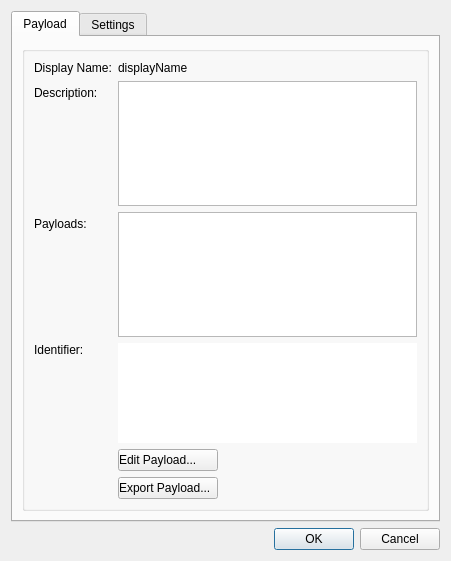
<?xml version="1.0" encoding="UTF-8"?>
<ui version="4.0">
 <class>ProfileAttributesEditor</class>
 <widget class="QDialog" name="ProfileAttributesEditor">
  <property name="geometry">
   <rect>
    <x>0</x>
    <y>0</y>
    <width>451</width>
    <height>561</height>
   </rect>
  </property>
  <property name="sizePolicy">
   <sizepolicy hsizetype="Preferred" vsizetype="Preferred">
    <horstretch>0</horstretch>
    <verstretch>0</verstretch>
   </sizepolicy>
  </property>
  <property name="windowTitle">
   <string>Profile Attributes</string>
  </property>
  <layout class="QVBoxLayout" name="verticalLayout_5">
   <item>
    <widget class="QTabWidget" name="tabWidget">
     <property name="currentIndex">
      <number>0</number>
     </property>
     <widget class="QWidget" name="payloadTab">
      <attribute name="title">
       <string>Payload</string>
      </attribute>
      <layout class="QVBoxLayout" name="verticalLayout_4">
       <item>
        <widget class="QGroupBox" name="groupBox">
         <layout class="QFormLayout" name="formLayout">
          <item row="0" column="0">
           <widget class="QLabel" name="label">
            <property name="text">
             <string>Display Name:</string>
            </property>
           </widget>
          </item>
          <item row="0" column="1">
           <widget class="QLabel" name="displayName">
            <property name="text">
             <string>displayName</string>
            </property>
           </widget>
          </item>
          <item row="1" column="0">
           <widget class="QLabel" name="label_3">
            <property name="text">
             <string>Description:</string>
            </property>
           </widget>
          </item>
          <item row="1" column="1">
           <widget class="QTextBrowser" name="description">
            <property name="sizePolicy">
             <sizepolicy hsizetype="Expanding" vsizetype="MinimumExpanding">
              <horstretch>0</horstretch>
              <verstretch>0</verstretch>
             </sizepolicy>
            </property>
            <property name="minimumSize">
             <size>
              <width>250</width>
              <height>75</height>
             </size>
            </property>
            <property name="acceptRichText">
             <bool>false</bool>
            </property>
           </widget>
          </item>
          <item row="2" column="0">
           <widget class="QLabel" name="label_5">
            <property name="text">
             <string>Payloads:</string>
            </property>
           </widget>
          </item>
          <item row="2" column="1">
           <widget class="QListWidget" name="iconList">
            <property name="sizePolicy">
             <sizepolicy hsizetype="Preferred" vsizetype="MinimumExpanding">
              <horstretch>0</horstretch>
              <verstretch>0</verstretch>
             </sizepolicy>
            </property>
            <property name="minimumSize">
             <size>
              <width>0</width>
              <height>75</height>
             </size>
            </property>
            <property name="frameShape">
             <enum>QFrame::StyledPanel</enum>
            </property>
            <property name="frameShadow">
             <enum>QFrame::Plain</enum>
            </property>
            <property name="editTriggers">
             <set>QAbstractItemView::NoEditTriggers</set>
            </property>
            <property name="alternatingRowColors">
             <bool>false</bool>
            </property>
            <property name="selectionMode">
             <enum>QAbstractItemView::SingleSelection</enum>
            </property>
            <property name="iconSize">
             <size>
              <width>32</width>
              <height>32</height>
             </size>
            </property>
            <property name="uniformItemSizes">
             <bool>false</bool>
            </property>
           </widget>
          </item>
          <item row="3" column="0">
           <widget class="QLabel" name="label_4">
            <property name="text">
             <string>Identifier:</string>
            </property>
            <property name="alignment">
             <set>Qt::AlignLeading|Qt::AlignLeft|Qt::AlignTop</set>
            </property>
           </widget>
          </item>
          <item row="3" column="1">
           <widget class="QTextBrowser" name="identifier">
            <property name="sizePolicy">
             <sizepolicy hsizetype="Expanding" vsizetype="Maximum">
              <horstretch>0</horstretch>
              <verstretch>0</verstretch>
             </sizepolicy>
            </property>
            <property name="minimumSize">
             <size>
              <width>0</width>
              <height>100</height>
             </size>
            </property>
            <property name="maximumSize">
             <size>
              <width>16777215</width>
              <height>100</height>
             </size>
            </property>
            <property name="autoFillBackground">
             <bool>true</bool>
            </property>
            <property name="frameShape">
             <enum>QFrame::NoFrame</enum>
            </property>
            <property name="frameShadow">
             <enum>QFrame::Plain</enum>
            </property>
            <property name="lineWidth">
             <number>0</number>
            </property>
            <property name="verticalScrollBarPolicy">
             <enum>Qt::ScrollBarAlwaysOff</enum>
            </property>
            <property name="horizontalScrollBarPolicy">
             <enum>Qt::ScrollBarAlwaysOff</enum>
            </property>
           </widget>
          </item>
          <item row="4" column="1">
           <layout class="QHBoxLayout" name="horizontalLayout">
            <item>
             <layout class="QVBoxLayout" name="verticalLayout">
              <item>
               <widget class="QPushButton" name="editPayload">
                <property name="styleSheet">
                 <string notr="true">text-align: left;</string>
                </property>
                <property name="text">
                 <string>Edit Payload...</string>
                </property>
               </widget>
              </item>
              <item>
               <widget class="QPushButton" name="exportPayload">
                <property name="styleSheet">
                 <string notr="true">text-align: left;</string>
                </property>
                <property name="text">
                 <string>Export Payload...</string>
                </property>
               </widget>
              </item>
             </layout>
            </item>
            <item>
             <spacer name="horizontalSpacer">
              <property name="orientation">
               <enum>Qt::Horizontal</enum>
              </property>
              <property name="sizeHint" stdset="0">
               <size>
                <width>208</width>
                <height>20</height>
               </size>
              </property>
             </spacer>
            </item>
           </layout>
          </item>
         </layout>
        </widget>
       </item>
      </layout>
     </widget>
     <widget class="QWidget" name="settingsTab">
      <attribute name="title">
       <string>Settings</string>
      </attribute>
      <layout class="QGridLayout" name="gridLayout">
       <item row="0" column="2">
        <widget class="QGroupBox" name="installationBox">
         <property name="title">
          <string>Installation</string>
         </property>
         <layout class="QVBoxLayout" name="verticalLayout_3">
          <item>
           <widget class="QCheckBox" name="users">
            <property name="toolTip">
             <string>Install this profile to all users</string>
            </property>
            <property name="text">
             <string>Users</string>
            </property>
           </widget>
          </item>
          <item>
           <widget class="QCheckBox" name="system">
            <property name="toolTip">
             <string>Install the profile to all users on the device.  This may require users to log in for the settings to be present.</string>
            </property>
            <property name="text">
             <string>System</string>
            </property>
           </widget>
          </item>
         </layout>
        </widget>
       </item>
       <item row="0" column="1">
        <widget class="QGroupBox" name="groupBox1">
         <property name="title">
          <string>Platform</string>
         </property>
         <layout class="QVBoxLayout" name="verticalLayout_2">
          <item>
           <widget class="QCheckBox" name="ios">
            <property name="toolTip">
             <string>Allow this profile to be installed on iOS devices</string>
            </property>
            <property name="text">
             <string>iOS</string>
            </property>
           </widget>
          </item>
          <item>
           <widget class="QCheckBox" name="osx">
            <property name="toolTip">
             <string>Allow this profile to be installed on macOS machines</string>
            </property>
            <property name="text">
             <string>macOS</string>
            </property>
           </widget>
          </item>
         </layout>
        </widget>
       </item>
       <item row="3" column="1">
        <spacer name="verticalSpacer">
         <property name="orientation">
          <enum>Qt::Vertical</enum>
         </property>
         <property name="sizeType">
          <enum>QSizePolicy::Preferred</enum>
         </property>
         <property name="sizeHint" stdset="0">
          <size>
           <width>20</width>
           <height>20</height>
          </size>
         </property>
        </spacer>
       </item>
       <item row="5" column="1">
        <spacer name="verticalSpacer_2">
         <property name="orientation">
          <enum>Qt::Vertical</enum>
         </property>
         <property name="sizeHint" stdset="0">
          <size>
           <width>20</width>
           <height>40</height>
          </size>
         </property>
        </spacer>
       </item>
       <item row="2" column="1" colspan="2">
        <widget class="QCheckBox" name="forceMCX">
         <property name="enabled">
          <bool>false</bool>
         </property>
         <property name="text">
          <string>Force legacy install (macOS 10.7+)</string>
         </property>
        </widget>
       </item>
       <item row="1" column="1" colspan="2">
        <widget class="QCheckBox" name="reinstall">
         <property name="toolTip">
          <string>Upon verification, the client or device will reinstall the profile if it hasn't been installed already.</string>
         </property>
         <property name="text">
          <string>Reinstall this profile if the user removes it</string>
         </property>
        </widget>
       </item>
       <item row="0" column="0">
        <spacer name="horizontalSpacer_2">
         <property name="orientation">
          <enum>Qt::Horizontal</enum>
         </property>
         <property name="sizeHint" stdset="0">
          <size>
           <width>40</width>
           <height>20</height>
          </size>
         </property>
        </spacer>
       </item>
       <item row="0" column="3">
        <spacer name="horizontalSpacer_3">
         <property name="orientation">
          <enum>Qt::Horizontal</enum>
         </property>
         <property name="sizeHint" stdset="0">
          <size>
           <width>40</width>
           <height>20</height>
          </size>
         </property>
        </spacer>
       </item>
       <item row="4" column="1" colspan="2">
        <widget class="QGroupBox" name="engageBox">
         <property name="toolTip">
          <string>Engage Settings</string>
         </property>
         <property name="title">
          <string>Engage</string>
         </property>
         <property name="checkable">
          <bool>false</bool>
         </property>
         <property name="checked">
          <bool>false</bool>
         </property>
         <layout class="QFormLayout" name="formLayout_2">
          <property name="fieldGrowthPolicy">
           <enum>QFormLayout::AllNonFixedFieldsGrow</enum>
          </property>
          <item row="1" column="0">
           <widget class="QLabel" name="label_2">
            <property name="text">
             <string>Title</string>
            </property>
           </widget>
          </item>
          <item row="1" column="1">
           <widget class="QLineEdit" name="engageTitleEdit">
            <property name="placeholderText">
             <string>Required if available</string>
            </property>
           </widget>
          </item>
          <item row="0" column="1">
           <widget class="QCheckBox" name="engageBoxAvailable">
            <property name="toolTip">
             <string>Use this option to make this profile show for teachers in Engage</string>
            </property>
            <property name="text">
             <string>Available in Engage</string>
            </property>
           </widget>
          </item>
         </layout>
        </widget>
       </item>
      </layout>
     </widget>
    </widget>
   </item>
   <item>
    <widget class="QDialogButtonBox" name="buttonBox">
     <property name="sizePolicy">
      <sizepolicy hsizetype="Preferred" vsizetype="Fixed">
       <horstretch>0</horstretch>
       <verstretch>0</verstretch>
      </sizepolicy>
     </property>
     <property name="standardButtons">
      <set>QDialogButtonBox::Cancel|QDialogButtonBox::Ok</set>
     </property>
    </widget>
   </item>
  </layout>
 </widget>
 <tabstops>
  <tabstop>tabWidget</tabstop>
  <tabstop>description</tabstop>
  <tabstop>iconList</tabstop>
  <tabstop>identifier</tabstop>
  <tabstop>editPayload</tabstop>
  <tabstop>exportPayload</tabstop>
  <tabstop>ios</tabstop>
  <tabstop>osx</tabstop>
  <tabstop>users</tabstop>
  <tabstop>system</tabstop>
  <tabstop>reinstall</tabstop>
  <tabstop>forceMCX</tabstop>
  <tabstop>engageBoxAvailable</tabstop>
  <tabstop>engageTitleEdit</tabstop>
 </tabstops>
 <resources/>
 <connections>
  <connection>
   <sender>osx</sender>
   <signal>toggled(bool)</signal>
   <receiver>forceMCX</receiver>
   <slot>setEnabled(bool)</slot>
   <hints>
    <hint type="sourcelabel">
     <x>202</x>
     <y>125</y>
    </hint>
    <hint type="destinationlabel">
     <x>204</x>
     <y>187</y>
    </hint>
   </hints>
  </connection>
  <connection>
   <sender>osx</sender>
   <signal>toggled(bool)</signal>
   <receiver>installationBox</receiver>
   <slot>setEnabled(bool)</slot>
   <hints>
    <hint type="sourcelabel">
     <x>221</x>
     <y>123</y>
    </hint>
    <hint type="destinationlabel">
     <x>345</x>
     <y>80</y>
    </hint>
   </hints>
  </connection>
 </connections>
</ui>
